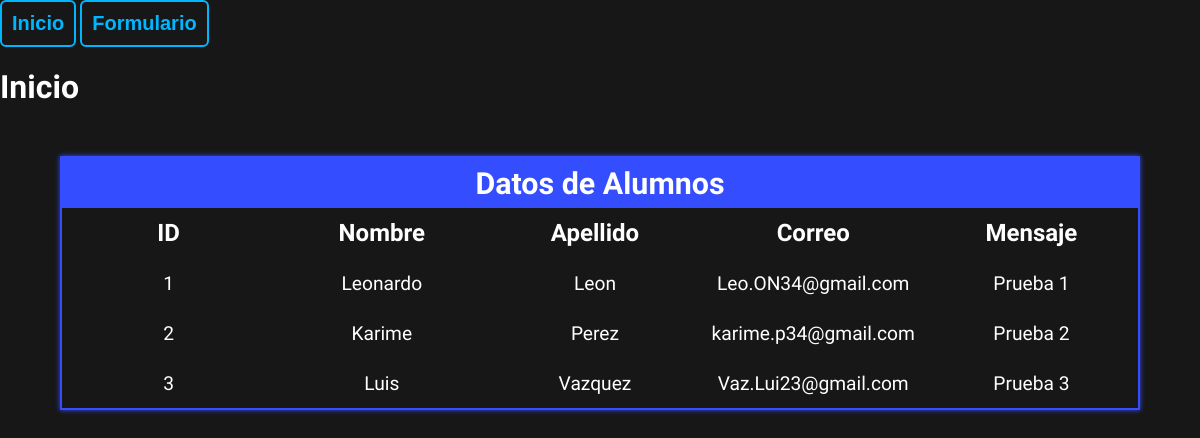
The page / on the database its author committed.
### tables this page shows
CREATE TABLE IF NOT EXISTS `alumnos` (
  `id` int(10) unsigned NOT NULL AUTO_INCREMENT,
  `nombre` tinytext,
  `apellido` tinytext,
  `correo` tinytext,
  `mensaje` tinytext,
  PRIMARY KEY (`id`)
);

### index.php (the view, shortened to what this page needs)
<?php
    include("conexion.php");
    $alumnos = "SELECT * FROM alumnos";
?>
<!DOCTYPE html>
<html>
    <head>
        <link rel="stylesheet" href="estilos.css">
    </head>
    <body>
        <a href="index.php">
            <button type="button" class="button">Inicio</button>
        </a>
        <a href="formulario.php">
            <button type="button" class="button">Formulario</button>
        </a>
        <h1>Inicio</h1>
        <div class="container-table">
            <div class="table__title">Datos de Alumnos</div>
                <div class="table__header">ID</div>
                <div class="table__header">Nombre</div>
                <div class="table__header">Apellido</div>
                <div class="table__header">Correo</div>
                <div class="table__header">Mensaje</div>
                <?php $resultado = mysqli_query($conexion, $alumnos);
                while($row=mysqli_fetch_assoc($resultado)) { ?>
                <div class="table__item"><?php echo $row["id"]?></div>
                <div class="table__item"><?php echo $row["nombre"]?></div>
                <div class="table__item"><?php echo $row["apellido"]?></div>
                <div class="table__item"><?php echo $row["correo"]?></div>
                <div class="table__item"><?php echo $row["mensaje"]?></div>
                <?php } mysqli_free_result($resultado); ?>
        </div>
    </body>
</html>

### estilos.css (style rules this page uses)
* { box-sizing: border-box; }
html { font-size: 16px; font-family: "Raleway", sans-serif; }
body { margin: 0; padding: 0; background: rgb(23, 23, 23); color: white; }
.button { text-decoration: none; padding: 10px; font-weight: 600; font-size: 20px; color: rgb(0, 183, 255); background-color: rgb(23, 23, 23); border-radius: 6px; border: 2px solid #00b7ff; }
.container-table { width: 90%; background: rgb(23, 23, 23); margin: 50px auto; box-shadow: 0 0 5px #334dff; display: grid; grid-template-columns: repeat(5, 1fr); grid-auto-rows: 50px; border: 2px solid #334dff; }
.table__title { grid-column-start: 1; grid-column-end: 6; background: #334dff; color: white; display: flex; justify-content: center; align-items: center; font-weight: bold; font-size: 1.9em; }
.table__header, .table__item { display: flex; justify-content: center; align-items: center; }
.table__header { font-weight: bold; font-size: 1.5em; }
.table__item { padding: 10px; font-size: 1.2em; }

### rows shown on the page
alumnos: id "1", nombre "Leonardo", apellido "Leon", correo "Leo.ON34@gmail.com", mensaje "Prueba 1"
alumnos: id "2", nombre "Karime", apellido "Perez", correo "karime.p34@gmail.com", mensaje "Prueba 2"
alumnos: id "3", nombre "Luis", apellido "Vazquez", correo "Vaz.Lui23@gmail.com", mensaje "Prueba 3"
